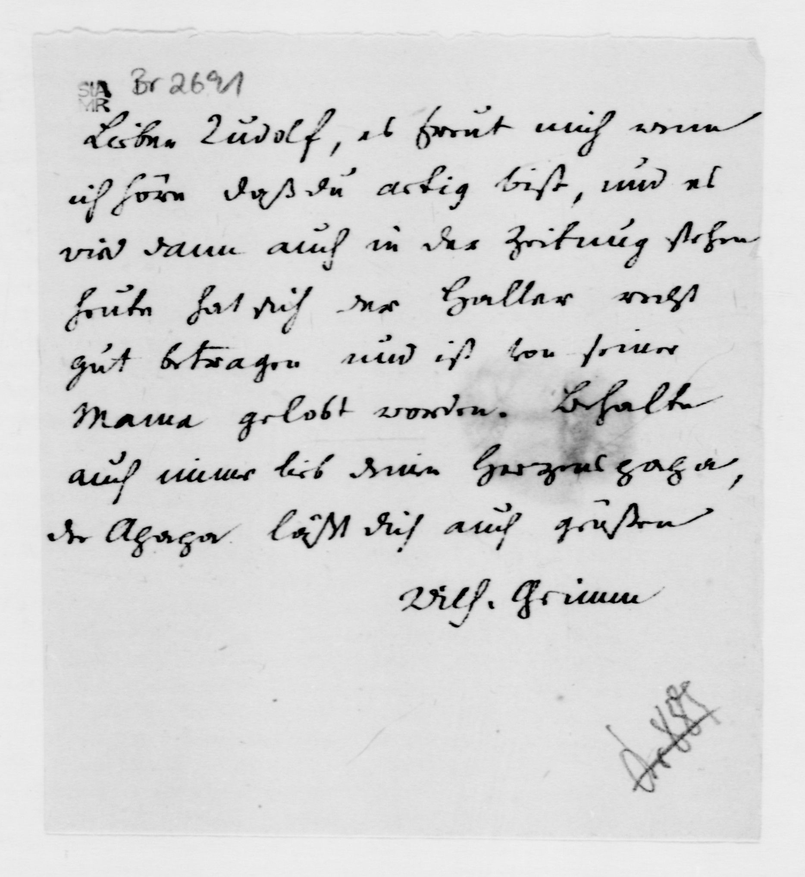
#> input picture app/escriptorium/app/apps/core/tests/assets/segmentation/cbad1.png, 805 x 877 px, shrunk from 1867 x 2035 before the run
$ python -i imaging.py   (imports and definitions only)
#> lines starting #> are read from the running program, lines starting #| are printed output that depends on the picture; after the words box and inside, x2 and y2 are one past the last pixel; in counts of white or black regions, pixels touching at a corner belong together
#> further down, picture is the input picture: shape (877, 805, 3); min 0, max 242, mean 213
"""Operacoes de imagem: leitura, recorte e ajuste do retangulo a tinta."""
from __future__ import annotations

import cv2
import numpy as np
from PIL import Image

Box = tuple[int, int, int, int]  # x, y, largura, altura (pixels da imagem original)


def read_image(path) -> np.ndarray:
    # imdecode + fromfile funciona com acentos no caminho (Windows)
    data = np.fromfile(str(path), dtype=np.uint8)
    img = cv2.imdecode(data, cv2.IMREAD_COLOR)
    if img is None:
        raise ValueError(f"Não foi possível abrir a imagem: {path}")
    return img


def clamp_box(box: Box, shape) -> Box:
    h_img, w_img = shape[:2]
    x, y, w, h = box
    x0, y0 = max(0, x), max(0, y)
    x1, y1 = min(w_img, x + w), min(h_img, y + h)
    if x1 - x0 < 1 or y1 - y0 < 1:
        raise ValueError("Retângulo fora da imagem ou vazio.")
    return (x0, y0, x1 - x0, y1 - y0)


def ink_mask(bgr: np.ndarray, min_area: int = 6, min_contrast: int = 25) -> np.ndarray:
    """Mascara binaria da tinta (255 = tinta). Vazia se nao houver contraste."""
#> called with min_area = 6, min_contrast = 25
    gray = cv2.GaussianBlur(cv2.cvtColor(bgr, cv2.COLOR_BGR2GRAY), (3, 3), 0)
    thr, mask = cv2.threshold(gray, 0, 255, cv2.THRESH_BINARY_INV | cv2.THRESH_OTSU)
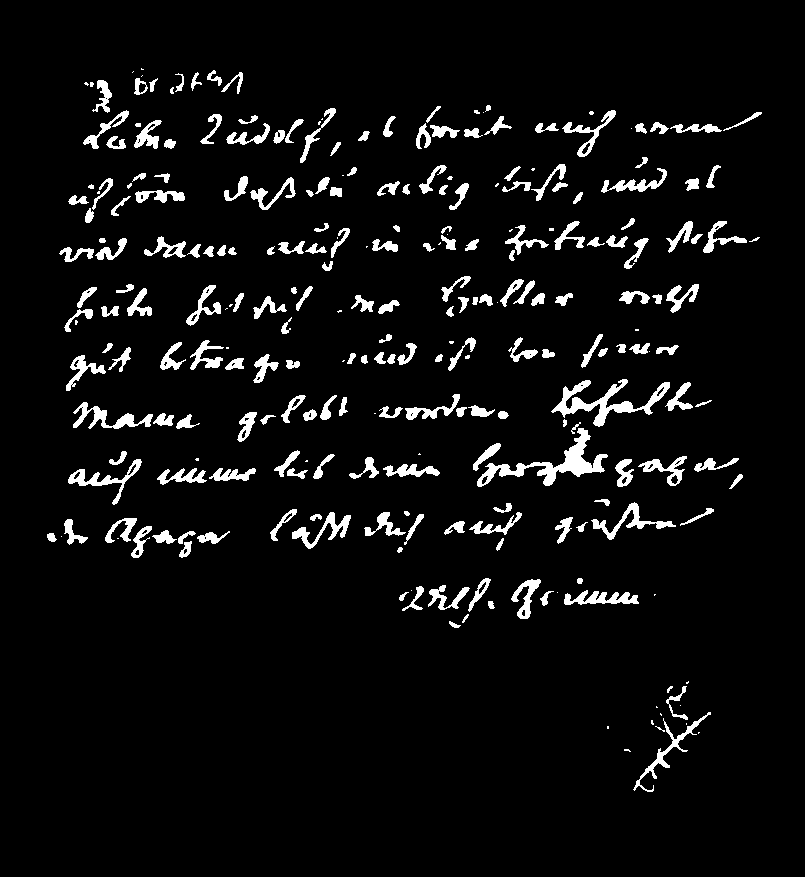
#> mask: shape (877, 805); 5.5% white; 266 white regions (53 under 20 px), largest, box (x1, y1, x2, y2) and area: (477, 428, 608, 487) 1817, (551, 379, 670, 427) 1580, (73, 402, 153, 429) 730
#> thr = 148
    ink, bg = gray[mask > 0], gray[mask == 0]
    if ink.size == 0 or bg.size == 0 or (bg.mean() - ink.mean()) < min_contrast:
        return np.zeros_like(mask)
    # remove ruido de papel (manchas minusculas)
    n, labels, stats, _ = cv2.connectedComponentsWithStats(mask, connectivity=8)
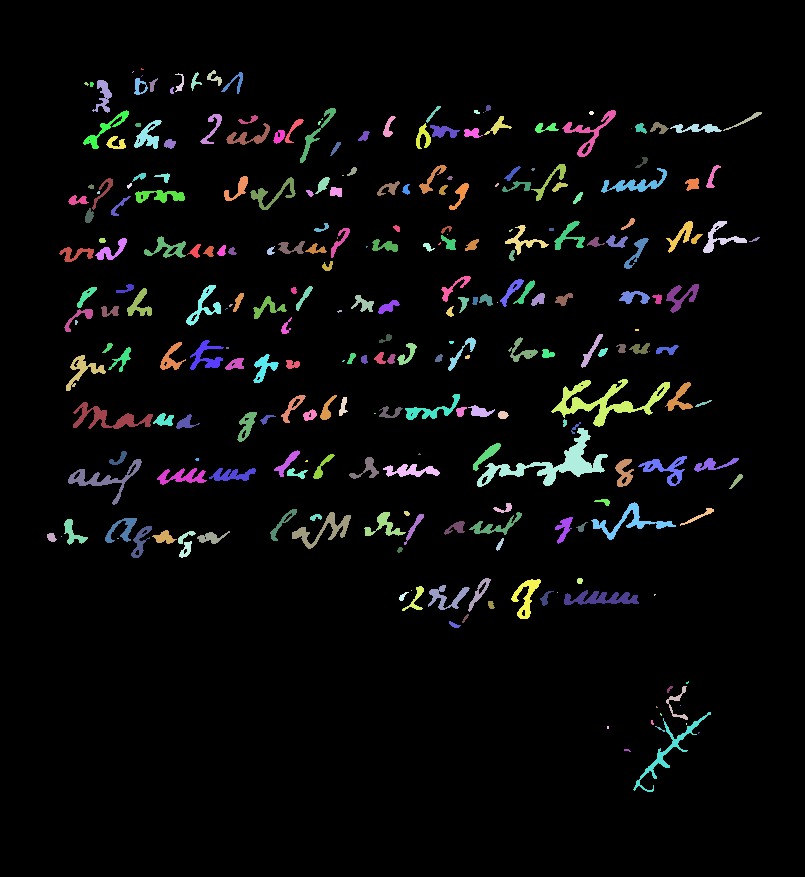
#> labels: shape (877, 805) int32; 267 distinct labels, from 0 to 266; one colour per label, 0 black
#> n = 267; stats = 267 rows, first 6: [0, 0, 805, 877, 666988], [141, 68, 3, 2, 4], [132, 71, 2, 2, 2], [207, 70, 15, 16, 94], [175, 73, 9, 19, 67], [191, 72, 11, 19, 75]
    keep = np.zeros_like(mask)
    for i in range(1, n):
        if stats[i, cv2.CC_STAT_AREA] >= min_area:
            keep[labels == i] = 255
    return keep


def snap_to_ink(img: np.ndarray, box: Box, pad: int = 0) -> Box:
    """Encolhe o retangulo ate encostar na tinta. Sem tinta -> devolve o original."""
    x, y, w, h = clamp_box(box, img.shape)
    mask = ink_mask(img[y:y + h, x:x + w])
    ys, xs = np.nonzero(mask)
    if xs.size == 0:
        return (x, y, w, h)
    x0, x1 = max(0, xs.min() - pad), min(w - 1, xs.max() + pad)
    y0, y1 = max(0, ys.min() - pad), min(h - 1, ys.max() + pad)
    return (x + int(x0), y + int(y0), int(x1 - x0 + 1), int(y1 - y0 + 1))


def crop_pil(img: np.ndarray, box: Box) -> Image.Image:
    x, y, w, h = clamp_box(box, img.shape)
    return Image.fromarray(cv2.cvtColor(img[y:y + h, x:x + w], cv2.COLOR_BGR2RGB))

>>> import cv2
>>> picture = cv2.imread('../../../app/escriptorium/app/apps/core/tests/assets/segmentation/cbad1.png')
>>> result = ink_mask(picture)
